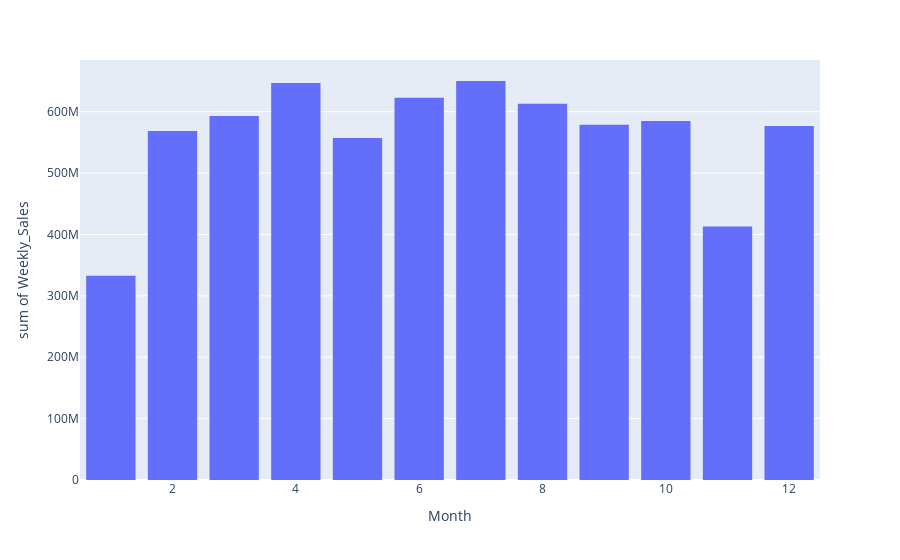

This figure's notebook cell:
### Code cell
# Sales with respect to month
month_sale=px.histogram(df,x='Month',y='Weekly_Sales')
month_sale.update_layout(bargap=0.2)
month_sale.show()

### Figure 1 — Plotly figure (JSON) as saved in the notebook; plotly's stock layout.template omitted (floating-point values rounded to 4 significant figures; data arrays with more than 128 entries replaced by an {"elided": "..."} marker saying what was removed)
{"data": [{"alignmentgroup": "True", "bingroup": "x", "histfunc": "sum", "hovertemplate": "Month=%{x}<br>sum of Weekly_Sales=%{y}<extra></extra>", "legendgroup": "", "marker": {"color": "#636efa", "pattern": {"shape": ""}}, "name": "", "offsetgroup": "", "orientation": "v", "showlegend": false, "type": "histogram", "x": {"elided": "6435 int values"}, "xaxis": "x", "y": {"elided": "6435 float values"}, "yaxis": "y"}], "layout": {"bargap": 0.2, "barmode": "relative", "legend": {"tracegroupgap": 0}, "margin": {"t": 60}, "xaxis": {"anchor": "y", "domain": [0, 1], "title": {"text": "Month"}}, "yaxis": {"anchor": "x", "domain": [0, 1], "title": {"text": "sum of Weekly_Sales"}}}}
